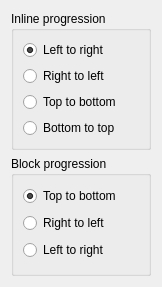
<ui version="4.0" >
 <class>TextProgressionWidget</class>
 <widget class="QWidget" name="TextProgressionWidget" >
  <property name="geometry" >
   <rect>
    <x>0</x>
    <y>0</y>
    <width>162</width>
    <height>287</height>
   </rect>
  </property>
  <property name="windowTitle" >
   <string>Form</string>
  </property>
  <layout class="QGridLayout" >
   <item row="0" column="0" >
    <widget class="QGroupBox" name="groupBox" >
     <property name="title" >
      <string>Inline progression</string>
     </property>
     <property name="flat" >
      <bool>true</bool>
     </property>
     <layout class="QGridLayout" name="gLt_2" >
      <item row="0" column="0" >
       <widget class="QRadioButton" name="inlineLTR" >
        <property name="toolTip" >
         <string>e.g. Latin text</string>
        </property>
        <property name="text" >
         <string>Left to right</string>
        </property>
        <property name="checked" >
         <bool>true</bool>
        </property>
       </widget>
      </item>
      <item row="1" column="0" >
       <widget class="QRadioButton" name="inlineRTL" >
        <property name="toolTip" >
         <string>e.g. Arabic text</string>
        </property>
        <property name="text" >
         <string>Right to left</string>
        </property>
       </widget>
      </item>
      <item row="2" column="0" >
       <widget class="QRadioButton" name="inlineTTB" >
        <property name="toolTip" >
         <string>e.g. Traditional Chinese &amp; Japanese text</string>
        </property>
        <property name="text" >
         <string>Top to bottom</string>
        </property>
       </widget>
      </item>
      <item row="3" column="0" >
       <widget class="QRadioButton" name="inlineBTT" >
        <property name="toolTip" >
         <string>e.g. Runic text</string>
        </property>
        <property name="text" >
         <string>Bottom to top</string>
        </property>
       </widget>
      </item>
     </layout>
    </widget>
   </item>
   <item row="1" column="0" >
    <widget class="QGroupBox" name="groupBox_2" >
     <property name="title" >
      <string>Block progression</string>
     </property>
     <property name="flat" >
      <bool>true</bool>
     </property>
     <layout class="QGridLayout" name="gLt" >
      <item row="0" column="0" >
       <widget class="QRadioButton" name="blockTTB" >
        <property name="toolTip" >
         <string>e.g. Latin text</string>
        </property>
        <property name="text" >
         <string>Top to bottom</string>
        </property>
        <property name="checked" >
         <bool>true</bool>
        </property>
       </widget>
      </item>
      <item row="1" column="0" >
       <widget class="QRadioButton" name="blockRTL" >
        <property name="toolTip" >
         <string>e.g. Tarditionnal Chinese &amp; Japanes text</string>
        </property>
        <property name="text" >
         <string>Right to left</string>
        </property>
       </widget>
      </item>
      <item row="2" column="0" >
       <widget class="QRadioButton" name="blockLTR" >
        <property name="toolTip" >
         <string>e.g. Traditional Mongolian text</string>
        </property>
        <property name="text" >
         <string>Left to right</string>
        </property>
       </widget>
      </item>
     </layout>
    </widget>
   </item>
  </layout>
 </widget>
 <resources/>
 <connections/>
</ui>
